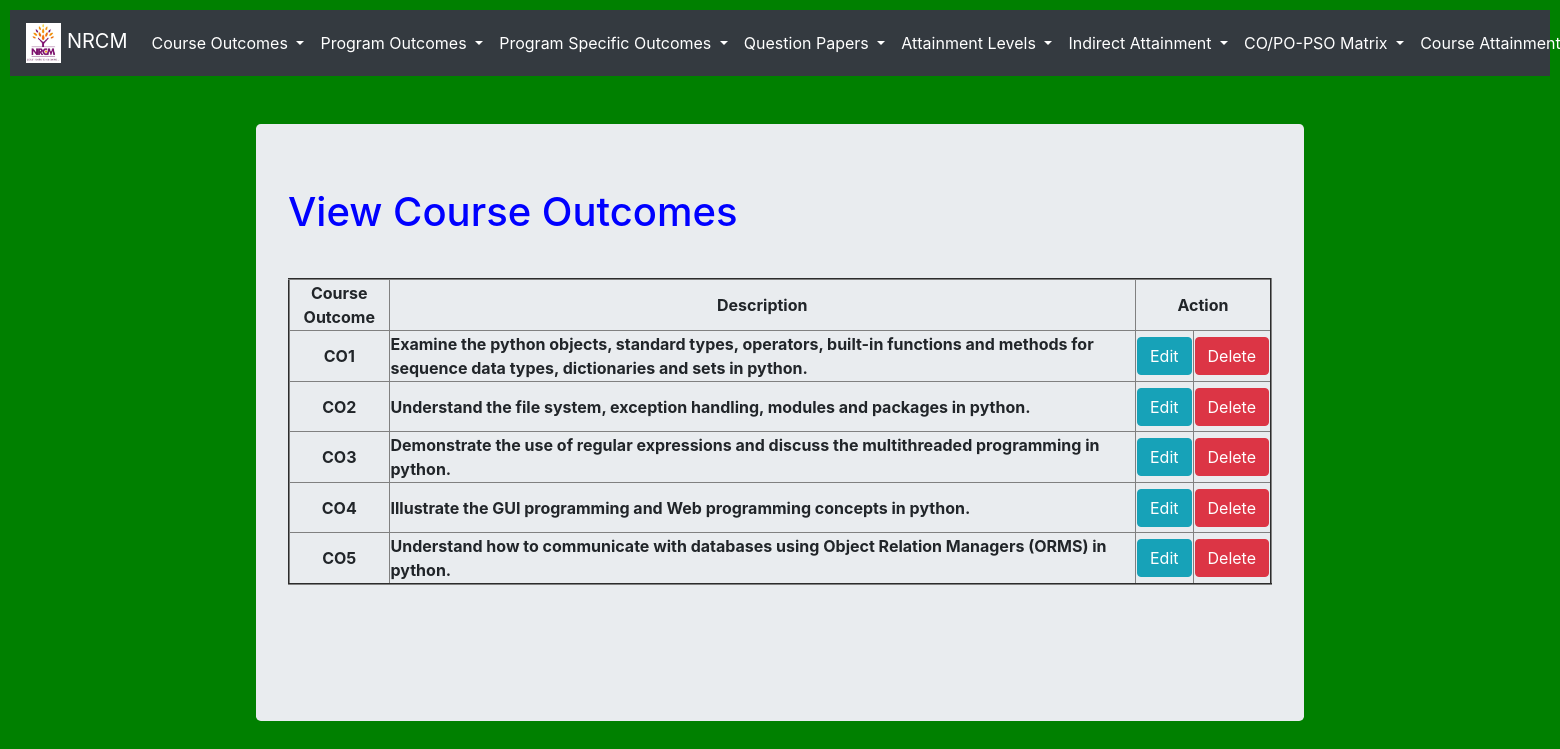
The page /view_co on the database its author committed.
### testApp/models.py (models this page shows, shortened)
class CO(models.Model):
    cos = (('-','-'), ('CO1', 'CO1'), ('CO2', 'CO2'), ('CO3', 'CO3'), ('CO4', 'CO4'), ('CO5', 'CO5'), ('CO6', 'CO6'),)
    co = models.CharField(max_length=500, choices=cos, default='-')
    description = models.CharField(max_length=500)

### testApp/views.py (the view)
# urls.py: path('view_co', views.view_co, name='view_co'),
def view_co(request):
    cos = CO.objects.all()
    return render (request, 'testApp/view_co.html', locals())

### templates/testApp/view_co.html (shortened to what this page needs)
<!DOCTYPE html>
{%extends 'testApp/base.html'%}
{%load static%}
{%block content%}
<link rel="stylesheet" href="{% static 'css/course_attainment_style.css' %}">
<div class="container" align=left style="width:70%">
  <div class="jumbotron">
    <h1 style = "color: blue; padding-bottom: 10px;">View Course Outcomes</h1><br>
    <form  method="post"> {%csrf_token%}
      <table border=2 style="width:100%" style="">
        <tr>
          <th>Course Outcome</th>
          <th>Description</th>
          <th colspan="2">Action</th>
        </tr>
        {%for i in cos%}
        <tr>
          <th style="text-align: center; width: 100px; height:50px;">{{i.co}}</th>
          <th style="text-align: left;">{{i.description}}</th>
          <th> <a href="{%url 'edit_co' i.id %}" class="btn btn-info">Edit</a> </th>
          <th> <a href="{%url 'delete_co' i.id %}" class="btn btn-danger">Delete</a> </th>
        </tr>
        {%endfor%}
      </table><br>
      <br><br>
    </form>
  </div>
</div>
{%endblock%}

### static/testApp/css/course_attainment_style.css (style rules this page uses)
body { background: green; }
td, th { text-align: center; }

### rows shown on the page
CO: co "CO1", description "Examine the python objects, standard types, operators, built-in functions and methods for sequence data types, dictionaries and sets in python."
CO: co "CO2", description "Understand the file system, exception handling, modules and packages in python."
CO: co "CO3", description "Demonstrate the use of regular expressions and discuss the multithreaded programming in python."
CO: co "CO4", description "Illustrate the GUI programming and Web programming concepts in python."
CO: co "CO5", description "Understand how to communicate with databases using Object Relation Managers (ORMS) in python."
